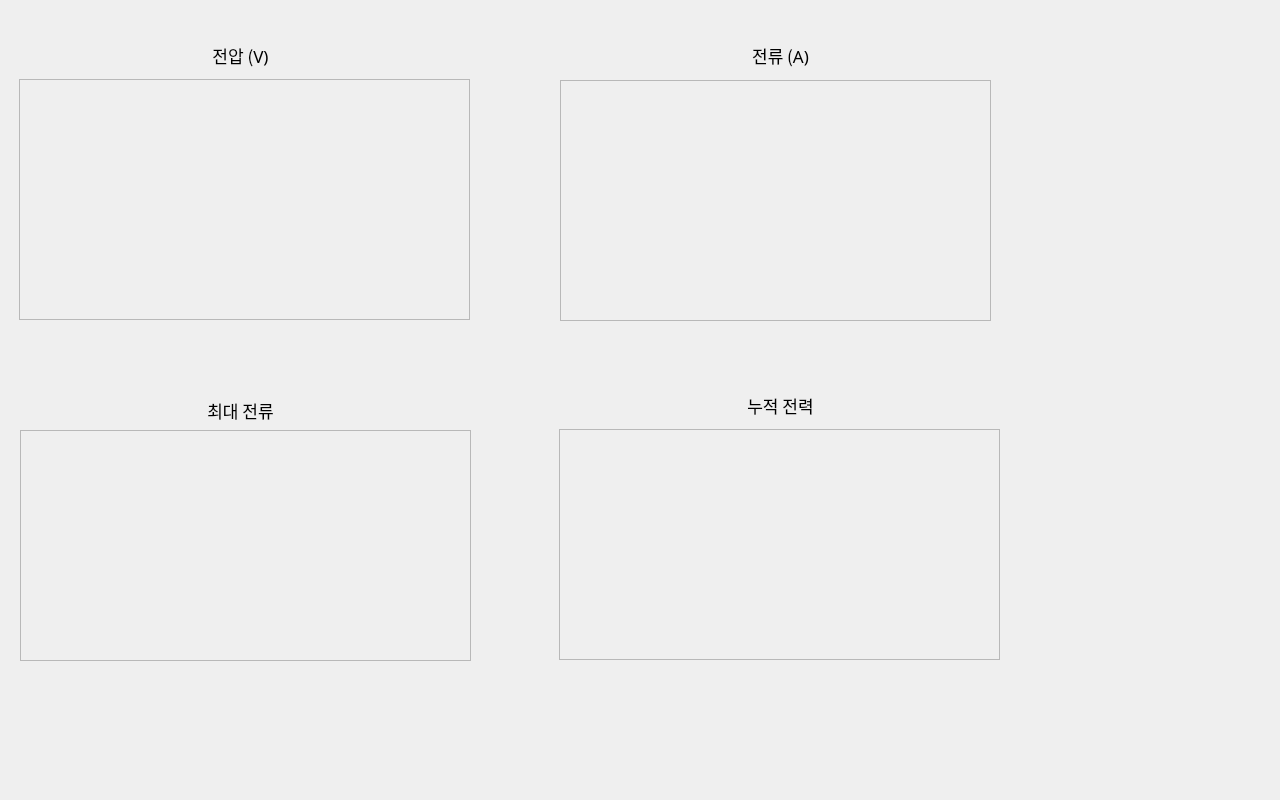
<?xml version="1.0" encoding="UTF-8"?>
<ui version="4.0">
 <class>Form</class>
 <widget class="QWidget" name="Form">
  <property name="geometry">
   <rect>
    <x>0</x>
    <y>0</y>
    <width>1280</width>
    <height>800</height>
   </rect>
  </property>
  <property name="windowTitle">
   <string>신재생에너지 관제 GUI</string>
  </property>
  <widget class="QWidget" name="centralwidget" native="true">
   <property name="geometry">
    <rect>
     <x>0</x>
     <y>0</y>
     <width>1261</width>
     <height>751</height>
    </rect>
   </property>
   <widget class="QWidget" name="SolarMonitor" native="true">
    <property name="geometry">
     <rect>
      <x>-30</x>
      <y>-20</y>
      <width>1280</width>
      <height>800</height>
     </rect>
    </property>
    <property name="minimumSize">
     <size>
      <width>0</width>
      <height>0</height>
     </size>
    </property>
    <widget class="QWidget" name="widget_5" native="true">
     <property name="geometry">
      <rect>
       <x>570</x>
       <y>50</y>
       <width>471</width>
       <height>311</height>
      </rect>
     </property>
     <widget class="PlotWidget" name="frame_3">
      <property name="geometry">
       <rect>
        <x>20</x>
        <y>50</y>
        <width>431</width>
        <height>241</height>
       </rect>
      </property>
      <property name="frameShape">
       <enum>QFrame::StyledPanel</enum>
      </property>
      <property name="frameShadow">
       <enum>QFrame::Raised</enum>
      </property>
     </widget>
     <widget class="QLabel" name="label_4">
      <property name="geometry">
       <rect>
        <x>200</x>
        <y>10</y>
        <width>81</width>
        <height>31</height>
       </rect>
      </property>
      <property name="font">
       <font>
        <family>Arial Black</family>
        <pointsize>13</pointsize>
       </font>
      </property>
      <property name="text">
       <string>전류 (A)</string>
      </property>
      <property name="alignment">
       <set>Qt::AlignCenter</set>
      </property>
     </widget>
    </widget>
    <widget class="QWidget" name="widget_6" native="true">
     <property name="geometry">
      <rect>
       <x>30</x>
       <y>50</y>
       <width>491</width>
       <height>311</height>
      </rect>
     </property>
     <widget class="PlotWidget" name="frame">
      <property name="geometry">
       <rect>
        <x>19</x>
        <y>49</y>
        <width>451</width>
        <height>241</height>
       </rect>
      </property>
      <property name="frameShape">
       <enum>QFrame::StyledPanel</enum>
      </property>
      <property name="frameShadow">
       <enum>QFrame::Raised</enum>
      </property>
     </widget>
     <widget class="QLabel" name="label_2">
      <property name="geometry">
       <rect>
        <x>200</x>
        <y>10</y>
        <width>81</width>
        <height>31</height>
       </rect>
      </property>
      <property name="font">
       <font>
        <family>Arial Black</family>
        <pointsize>13</pointsize>
       </font>
      </property>
      <property name="layoutDirection">
       <enum>Qt::RightToLeft</enum>
      </property>
      <property name="text">
       <string>전압 (V)</string>
      </property>
      <property name="alignment">
       <set>Qt::AlignCenter</set>
      </property>
     </widget>
    </widget>
    <widget class="QWidget" name="widget_7" native="true">
     <property name="geometry">
      <rect>
       <x>30</x>
       <y>400</y>
       <width>491</width>
       <height>301</height>
      </rect>
     </property>
     <widget class="PlotWidget" name="frame_2">
      <property name="geometry">
       <rect>
        <x>20</x>
        <y>50</y>
        <width>451</width>
        <height>231</height>
       </rect>
      </property>
      <property name="frameShape">
       <enum>QFrame::StyledPanel</enum>
      </property>
      <property name="frameShadow">
       <enum>QFrame::Raised</enum>
      </property>
     </widget>
     <widget class="QLabel" name="label_3">
      <property name="geometry">
       <rect>
        <x>190</x>
        <y>20</y>
        <width>101</width>
        <height>21</height>
       </rect>
      </property>
      <property name="font">
       <font>
        <family>Arial Black</family>
        <pointsize>13</pointsize>
       </font>
      </property>
      <property name="layoutDirection">
       <enum>Qt::LeftToRight</enum>
      </property>
      <property name="text">
       <string>최대 전류</string>
      </property>
      <property name="alignment">
       <set>Qt::AlignCenter</set>
      </property>
     </widget>
    </widget>
    <widget class="QWidget" name="widget_8" native="true">
     <property name="geometry">
      <rect>
       <x>570</x>
       <y>400</y>
       <width>481</width>
       <height>301</height>
      </rect>
     </property>
     <widget class="PlotWidget" name="frame_4">
      <property name="geometry">
       <rect>
        <x>19</x>
        <y>49</y>
        <width>441</width>
        <height>231</height>
       </rect>
      </property>
      <property name="frameShape">
       <enum>QFrame::StyledPanel</enum>
      </property>
      <property name="frameShadow">
       <enum>QFrame::Raised</enum>
      </property>
     </widget>
     <widget class="QLabel" name="label_5">
      <property name="geometry">
       <rect>
        <x>190</x>
        <y>10</y>
        <width>101</width>
        <height>31</height>
       </rect>
      </property>
      <property name="font">
       <font>
        <family>Arial Black</family>
        <pointsize>13</pointsize>
       </font>
      </property>
      <property name="text">
       <string>누적 전력</string>
      </property>
      <property name="alignment">
       <set>Qt::AlignCenter</set>
      </property>
     </widget>
    </widget>
   </widget>
  </widget>
 </widget>
 <customwidgets>
  <customwidget>
   <class>PlotWidget</class>
   <extends>QFrame</extends>
   <header>pyqtgraph</header>
   <container>1</container>
  </customwidget>
 </customwidgets>
 <resources/>
 <connections/>
</ui>
